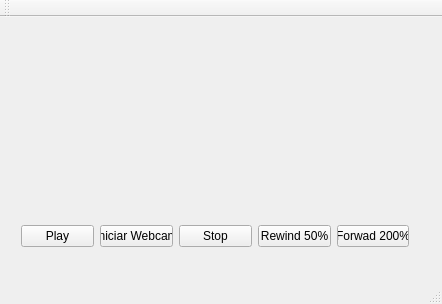
<?xml version="1.0" encoding="UTF-8"?>
<ui version="4.0">
 <class>Media_Player</class>
 <widget class="QMainWindow" name="Media_Player">
  <property name="geometry">
   <rect>
    <x>0</x>
    <y>0</y>
    <width>442</width>
    <height>304</height>
   </rect>
  </property>
  <property name="sizePolicy">
   <sizepolicy hsizetype="Minimum" vsizetype="Minimum">
    <horstretch>0</horstretch>
    <verstretch>0</verstretch>
   </sizepolicy>
  </property>
  <property name="minimumSize">
   <size>
    <width>442</width>
    <height>304</height>
   </size>
  </property>
  <property name="maximumSize">
   <size>
    <width>442</width>
    <height>304</height>
   </size>
  </property>
  <property name="windowTitle">
   <string>Media_Player</string>
  </property>
  <widget class="QWidget" name="centralWidget">
   <property name="enabled">
    <bool>true</bool>
   </property>
   <property name="sizePolicy">
    <sizepolicy hsizetype="Fixed" vsizetype="Minimum">
     <horstretch>0</horstretch>
     <verstretch>250</verstretch>
    </sizepolicy>
   </property>
   <widget class="QWidget" name="verticalLayoutWidget">
    <property name="geometry">
     <rect>
      <x>10</x>
      <y>10</y>
      <width>410</width>
      <height>231</height>
     </rect>
    </property>
    <layout class="QVBoxLayout" name="verticalLayout">
     <item>
      <layout class="QVBoxLayout" name="verticalLayout_2">
       <item>
        <widget class="QCameraViewfinder" name="Video_display" native="true">
         <property name="sizePolicy">
          <sizepolicy hsizetype="Expanding" vsizetype="Expanding">
           <horstretch>0</horstretch>
           <verstretch>0</verstretch>
          </sizepolicy>
         </property>
        </widget>
       </item>
      </layout>
     </item>
     <item>
      <layout class="QHBoxLayout" name="horizontalLayout">
       <item>
        <widget class="QPushButton" name="Play">
         <property name="text">
          <string>Play</string>
         </property>
        </widget>
       </item>
       <item>
        <widget class="QPushButton" name="Webcam">
         <property name="text">
          <string>Iniciar Webcam</string>
         </property>
        </widget>
       </item>
       <item>
        <widget class="QPushButton" name="Stop">
         <property name="text">
          <string>Stop</string>
         </property>
         <property name="checkable">
          <bool>false</bool>
         </property>
        </widget>
       </item>
       <item>
        <widget class="QPushButton" name="Rewind">
         <property name="text">
          <string>Rewind 50%</string>
         </property>
        </widget>
       </item>
       <item>
        <widget class="QPushButton" name="Forwad">
         <property name="text">
          <string>Forwad 200%</string>
         </property>
         <property name="default">
          <bool>false</bool>
         </property>
        </widget>
       </item>
      </layout>
     </item>
    </layout>
   </widget>
  </widget>
  <widget class="QMenuBar" name="menuBar">
   <property name="geometry">
    <rect>
     <x>0</x>
     <y>0</y>
     <width>442</width>
     <height>21</height>
    </rect>
   </property>
  </widget>
  <widget class="QToolBar" name="mainToolBar">
   <attribute name="toolBarArea">
    <enum>TopToolBarArea</enum>
   </attribute>
   <attribute name="toolBarBreak">
    <bool>false</bool>
   </attribute>
  </widget>
  <widget class="QStatusBar" name="statusBar"/>
 </widget>
 <layoutdefault spacing="6" margin="11"/>
 <customwidgets>
  <customwidget>
   <class>QCameraViewfinder</class>
   <extends>QWidget</extends>
   <header>qcameraviewfinder.h</header>
   <container>1</container>
  </customwidget>
 </customwidgets>
 <resources/>
 <connections/>
</ui>
